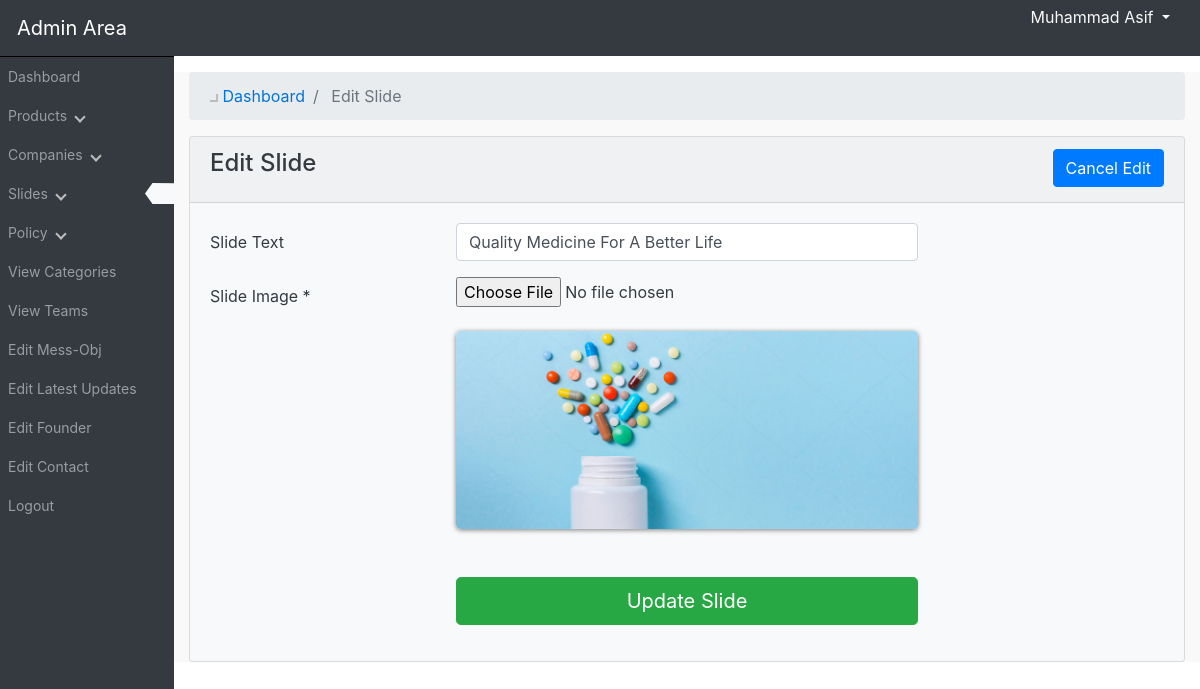
The page /admin_area/index.php?edit_slide=2 (signed in) on the database its author committed.
### tables this page shows
CREATE TABLE `slider` (
  `id` tinyint(3) UNSIGNED NOT NULL,
  `img` varchar(255) NOT NULL,
  `slide_text` varchar(50) DEFAULT NULL
);

### admin_area/edit_slide.php (the view, shortened to what this page needs)
<?php
	if (isset($_GET["edit_slide"]))
	{
		$edit_id = $_GET["edit_slide"];
		$get_slide = "SELECT * FROM slider WHERE id = '$edit_id'";
		$run_edit = mysqli_query($con,$get_slide);
		$row_edit = mysqli_fetch_array($run_edit);
		$slide_image = $row_edit["img"];
		$slide_text = $row_edit["slide_text"];
	}
?>
		<div class="row mt-5">
			<div class="col-lg-12">
				<ol class="breadcrumb">
					<li class="breadcrumb-item">
						<a href="index.php?dashboard" style="text-decoration: none;color: #0275d8;"><i class="fas fa-tachometer-alt"></i> Dashboard </a>
					</li>
					<li class="breadcrumb-item active">
						Edit Slide
					</li>
				</ol>
			</div>
		</div>
		<div class="row mb-3">
			<div class="col-lg-12">
				<div class="card bg-light text-dark">
					<div class="card-header">
						<h4 class="card-title">
							Edit Slide
							<a href="index.php?view_slides" class="btn btn-primary float-right">Cancel Edit</a>
						</h4>
					</div>
					<div class="card-body">
						<form method="post" enctype="multipart/form-data">
							<div class="form-group row">
								<label class="col-form-label col-md-3" for="slider_text">Slide Text</label>
							    <div class="col-md-6">
							    	<input class="form-control" type="text" pattern="[A-Za-z0-9 @]{1,50}" name="slide_text" id="slider_text" value="<?php echo($slide_text); ?>" oninput="setCustomValidity('')" oninvalid="this.setCustomValidity('Please fill out this field with no special characters and max characters 50')">
							    </div>
							</div>
							<div class="form-group row">
								<label class="col-form-label col-md-3" for="slide-image">Slide Image *</label>
							    <div class="col-md-6">
							    	<input class="form-control-file" type="file" name="slide_image" id="slide-image" required>
							    	<br>
							    	<img id="img_admin_view_pro_slide" src="slide_images/<?php echo($slide_image); ?>">
							    </div>
							</div>
							<div class="form-group mt-5 row">
								<label class="col-form-label col-md-3 d-none d-md-block" for="SubmitInsert"></label>
							    <div class="col-md-6">
							    	<input class="btn btn-lg btn-success" style="width: 100%;" value="Update Slide" id="SubmitInsert" type="submit" name="update">
							    </div>
							</div>
						</form>
					</div>
				</div>
			</div>
		</div>

### admin_area/includes/sidebar.php (shortened to what this page needs)
<nav class="navbar navbar-expand-lg bg-dark navbar-dark fixed-top">
<div class="row">
	<div class="navbar-header">
		<a href="index.php?dashboard" class="navbar-brand ml-3">Admin Area</a>
	</div>
	<ul class="nav navbar-nav" id="top_admin_name">
		<li class="dropdown">
			<a href="#" id="admin_dropdown" class="dropdown-toggle" data-toggle="dropdown">
				<?php echo "$admin_name"; ?> <b class="caret"></b>
			</a>
		</li>
	</ul>
</div>
	<div class="collapse navbar-collapse navbar-exl-collapse">
			<ul class="navbar-nav side-nav bg-dark border-sidebar flex-column">
				<li class="nav-item">
					<a class="nav-link" href="index.php?dashboard">
						Dashboard
					</a>
				</li>
				<li class="nav-item">
					<a class="nav-link side-bar-link" href="#" data-toggle="collapse" data-target="#products">
						Products
						<i class="fas fa-caret-down"></i>
					</a>
				</li>
				<li class="nav-item">
					<a class="nav-link side-bar-link" href="#" data-toggle="collapse" data-target="#cat">
						Companies
						<i class="fas fa-caret-down"></i>
					</a>
				</li>
				<li class="nav-item">
					<a class="nav-link side-bar-link" href="#" data-toggle="collapse" data-target="#slides">
						Slides
						<i class="fas fa-caret-down"></i>
						<?php if ($active_arrow=="slide")
						{
							arrow_ico();
						} ?>
					</a>
				</li>
				<li class="nav-item">
					<a class="nav-link side-bar-link" href="#" data-toggle="collapse" data-target="#policy">
						Policy
						<i class="fas fa-caret-down"></i>
					</a>
				</li>
				<li class="nav-item">
					<a class="nav-link side-bar-link" href="index.php?view_p_cats">
						View Categories
					</a>
				</li>
				<li class="nav-item">
					<a class="nav-link" href="index.php?view_team">
						View Teams
					</a>
				</li>
				<li class="nav-item">
					<a class="nav-link" href="index.php?edit_mess_obj">
						Edit Mess-Obj
					</a>
				</li>
				<li class="nav-item">
					<a class="nav-link" href="index.php?edit_news">
						Edit Latest Updates
					</a>
				</li>
				<li class="nav-item">
					<a class="nav-link" href="index.php?edit_founder">
						Edit Founder
					</a>
				</li>
				<li class="nav-item">
					<a class="nav-link" href="index.php?edit_contact">
						Edit Contact
					</a>
				</li>
				<li class="nav-item">
					<a class="nav-link" href="logout.php">
						Logout
					</a>
				</li>
			</ul>
	</div>
</nav>
<?php
	function arrow_ico()
	{
		echo
		"
			<div class='float-right bg-light active_sidebar_ico'>&nbsp</div>
		";
	}
?>

### admin_area/css/style.css (style rules this page uses)
#admin_dropdown { color: #f9f9f9; text-decoration: none; transition: all 0.3s ease-in-out; }
#top_admin_name { position: fixed; z-index: 1; right: 30px; top: 5px; }
@media (min-width: 992px) { .side-nav { position: fixed; top: 56px; bottom: 0; left: 0px; width: 17%; overflow-y: auto; overflow-x: hidden; } }
@media (min-width: 1115px) { .side-nav { width: 14.5%; } }
.active_sidebar_ico { background-color: white; clip-path: polygon(25% 0%, 100% 1%, 100% 100%, 25% 100%, 0% 50%); width: 30px; }
@media (min-width: 992px) { .active_sidebar_ico { margin-right: -9px; } }
.nav-item { padding-top: 1px; padding-bottom: 1px; font-size: 14px; }
.border-sidebar { border-top: 1px inset #1e1e1e; }
#img_admin_view_pro_slide { object-fit: cover; box-shadow: 0 1px 5px rgba(0,0,0,0.5); border-radius: 5px; max-width: 100%; }
.fas { border: solid #bdbdbd; border-width: 0 2px 2px 0; display: inline-block; padding: 3px; margin-left: 5px; }
.fa-caret-down { transform: rotate(45deg); -webkit-transform: rotate(45deg); }

### rows shown on the page
slider: slide_text "Quality Medicine For A Better Life", img (picture)

### other values the page prints
$admin_name "Muhammad Asif"
